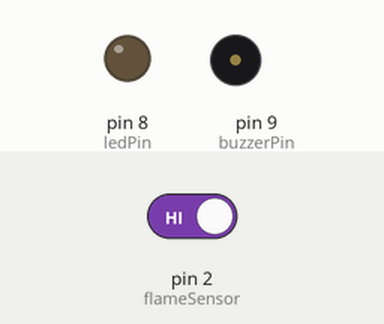
Simulated run of this sketch. Board: Arduino Uno, built with avr-gcc and run on an emulated ATmega328P. Parts: output pins drawn as LEDs (lit = HIGH), buzzer (waves = sounding). The inputs (shaded band) are chosen by the test bench; at power-on: pin 2 (flameSensor) HIGH.

Above: at 1.2 s.
1.3 s: pin 2 (flameSensor) driven LOW
At 2.2 s:
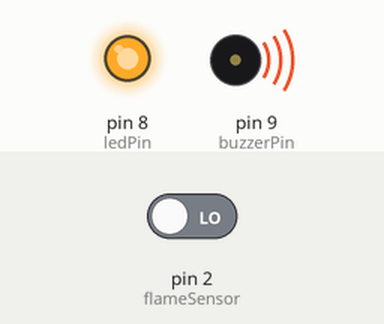
2.8 s: pin 2 (flameSensor) driven HIGH
At 3.3 s:
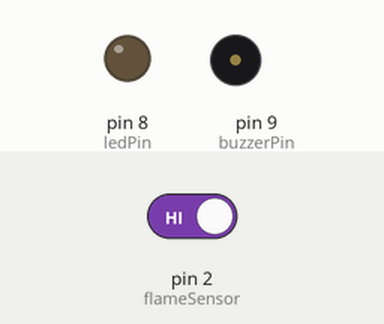
Timing chart, 0 to 5.8 s (numbered marks = the images above; inputs shaded):
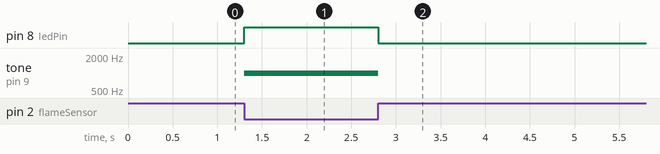

The sketch:

Arduino_LED_Flame_sensor_Buzzer.ino
```cpp
// 3단계: 불꽃 감지 시 경광등과 사이렌(부저) 동시 작동

int flameSensor = 2; // 불꽃 센서: 2번 핀
int ledPin = 8;      // LED: 8번 핀
int buzzerPin = 9;   // 피에조 부저: 9번 핀

void setup() {
  pinMode(flameSensor, INPUT);
  pinMode(ledPin, OUTPUT);
  pinMode(buzzerPin, OUTPUT); // 부저도 소리를 내보내는 '출력'
}

void loop() {
  int fireState = digitalRead(flameSensor);

  if (fireState == LOW) { // 불꽃이 감지되면
    // 대피를 알리는 시청각 경보 작동!
    digitalWrite(ledPin, HIGH);   // 경광등 ON
    tone(buzzerPin, 1000);        // 1000Hz 높이의 삐~ 소리 출력
  } else {                 // 평상시에는
    digitalWrite(ledPin, LOW);    // 경광등 OFF
    noTone(buzzerPin);            // 부저 소리 끄기
  }
  delay(100);
}
```

Measured:
- after the input at 1.3 s, pin 8 (ledPin): LOW → HIGH at once; tone on pin 9 (buzzerPin): silent → 1000 Hz at once
- after the input at 2.8 s, pin 8 (ledPin): HIGH → LOW at once; tone on pin 9 (buzzerPin): 1000 Hz → silent at once
